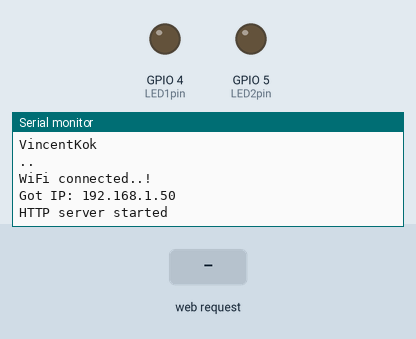
This sketch was run on a simulated ESP32. Parts: output pins drawn as LEDs (lit = HIGH), the last lines printed to the serial monitor. The inputs (shaded band) are chosen by the test bench. WiFi joins after 1.5 s; servers stay silent unless stated.

Above: at 3.3 s.
3.4 s: HTTP request GET / received
At 4.6 s:
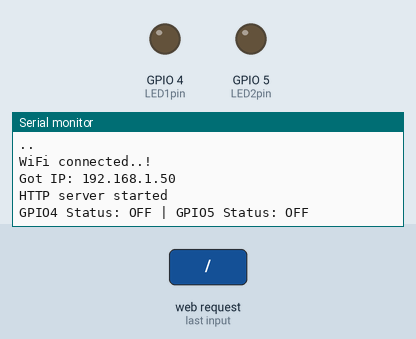
4.9 s: HTTP request GET /led2on received
At 6.0 s:
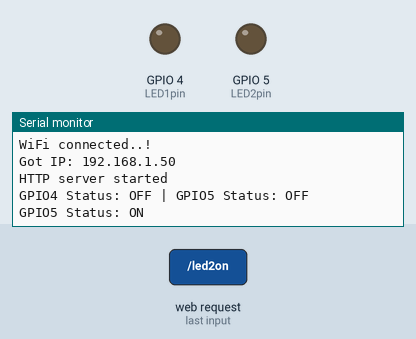
6.4 s: HTTP request GET /led2off received
At 7.1 s:
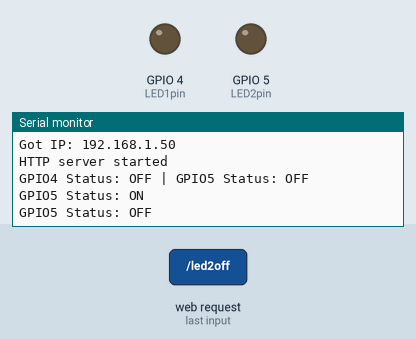

Measured:
- after the input at 3.4 s, the serial monitor: prints a new line at once (image 1)
- after the input at 4.9 s, the serial monitor: prints a new line at once (image 2)
- after the input at 6.4 s, the serial monitor: prints a new line at once (image 3)

The sketch:

TTGO_Web_Server.ino
```cpp
#include <WiFi.h>
#include <WebServer.h>

/*Put your SSID & Password*/
const char* ssid = "VincentKok";  // Enter SSID here
const char* password = "vickhuawei";  //Enter Password here

WebServer server(80);

uint8_t LED1pin = 4;
bool LED1status = LOW;

uint8_t LED2pin = 5;
bool LED2status = LOW;

void setup() {
  Serial.begin(115200);
  Serial2.begin(9600, SERIAL_8N1, 25,26);
  delay(100);
  pinMode(LED1pin, OUTPUT);
  pinMode(LED2pin, OUTPUT);

  Serial.println("Connecting to ");
  Serial.println(ssid);

  //connect to your local wi-fi network
  WiFi.begin(ssid, password);

  //check wi-fi is connected to wi-fi network
  while (WiFi.status() != WL_CONNECTED) {
  delay(1000);
  Serial.print(".");
  }
  Serial.println("");
  Serial.println("WiFi connected..!");
  Serial.print("Got IP: ");  Serial.println(WiFi.localIP());

  server.on("/", handle_OnConnect);
  server.on("/led1on", handle_led1on);
  server.on("/led1off", handle_led1off);
  server.on("/led2on", handle_led2on);
  server.on("/led2off", handle_led2off);
  server.onNotFound(handle_NotFound);


  server.begin();
  Serial.println("HTTP server started");
}
void loop() {
  server.handleClient();
  /*if(LED1status)
  {digitalWrite(LED1pin, HIGH);}
  else
  {digitalWrite(LED1pin, LOW);}

  if(LED2status)
  {digitalWrite(LED2pin, HIGH);}
  else
  {digitalWrite(LED2pin, LOW);}
  */
}

void handle_OnConnect() {
  LED1status = LOW;
  LED2status = LOW;
  Serial.println("GPIO4 Status: OFF | GPIO5 Status: OFF");
  server.send(200, "text/html", SendHTML(LED1status,LED2status));
}

void handle_led1on() {
  LED1status = HIGH;
  Serial2.write("H");
  server.send(200, "text/html", SendHTML(true,LED2status));
}

void handle_led1off() {
  LED1status = LOW;
  Serial2.write("N");
  server.send(200, "text/html", SendHTML(false,LED2status));
}

void handle_led2on() {
  LED2status = HIGH;
  Serial.println("GPIO5 Status: ON");
  server.send(200, "text/html", SendHTML(LED1status,true));
}

void handle_led2off() {
  LED2status = LOW;
  Serial.println("GPIO5 Status: OFF");
  server.send(200, "text/html", SendHTML(LED1status,false));
}

void handle_NotFound(){
  server.send(404, "text/plain", "Not found");
}

String SendHTML(uint8_t led1stat,uint8_t led2stat){
  String ptr = "<!DOCTYPE html> <html>\n";
  ptr +="<head><meta name=\"viewport\" content=\"width=device-width, initial-scale=1.0, user-scalable=no\">\n";
  ptr +="<title>LED Control</title>\n";
  ptr +="<style>html { font-family: Helvetica; display: inline-block; margin: 0px auto; text-align: center;}\n";
  ptr +="body{margin-top: 50px;} h1 {color: #444444;margin: 50px auto 30px;} h3 {color: #444444;margin-bottom: 50px;}\n";
  ptr +=".button {display: block;width: 80px;background-color: #3498db;border: none;color: white;padding: 13px 30px;text-decoration: none;font-size: 25px;margin: 0px auto 35px;cursor: pointer;border-radius: 4px;}\n";
  ptr +=".button-on {background-color: #3498db;}\n";
  ptr +=".button-on:active {background-color: #2980b9;}\n";
  ptr +=".button-off {background-color: #34495e;}\n";
  ptr +=".button-off:active {background-color: #2c3e50;}\n";
  ptr +="p {font-size: 14px;color: #888;margin-bottom: 10px;}\n";
  ptr +="</style>\n";
  ptr +="</head>\n";
  ptr +="<body>\n";
  ptr +="<h1>ESP32 Web Server</h1>\n";
    ptr +="<h3>Using Station(STA) Mode</h3>\n";

   if(led1stat)
  {ptr +="<p>LED1 Status: ON</p><a href=\"/led1off\">OFF</a>\n";}
  else
  {ptr +="<p>LED1 Status: OFF</p><a class=\"button button-on\" href=\"/led1on\">ON</a>\n";}

  if(led2stat)
  {ptr +="<p>LED2 Status: ON</p><a class=\"button button-off\" href=\"/led2off\">OFF</a>\n";}
  else
  {ptr +="<p>LED2 Status: OFF</p><a class=\"button button-on\" href=\"/led2on\">ON</a>\n";}

  ptr +="</body>\n";
  ptr +="</html>\n";
  return ptr;
}
```
